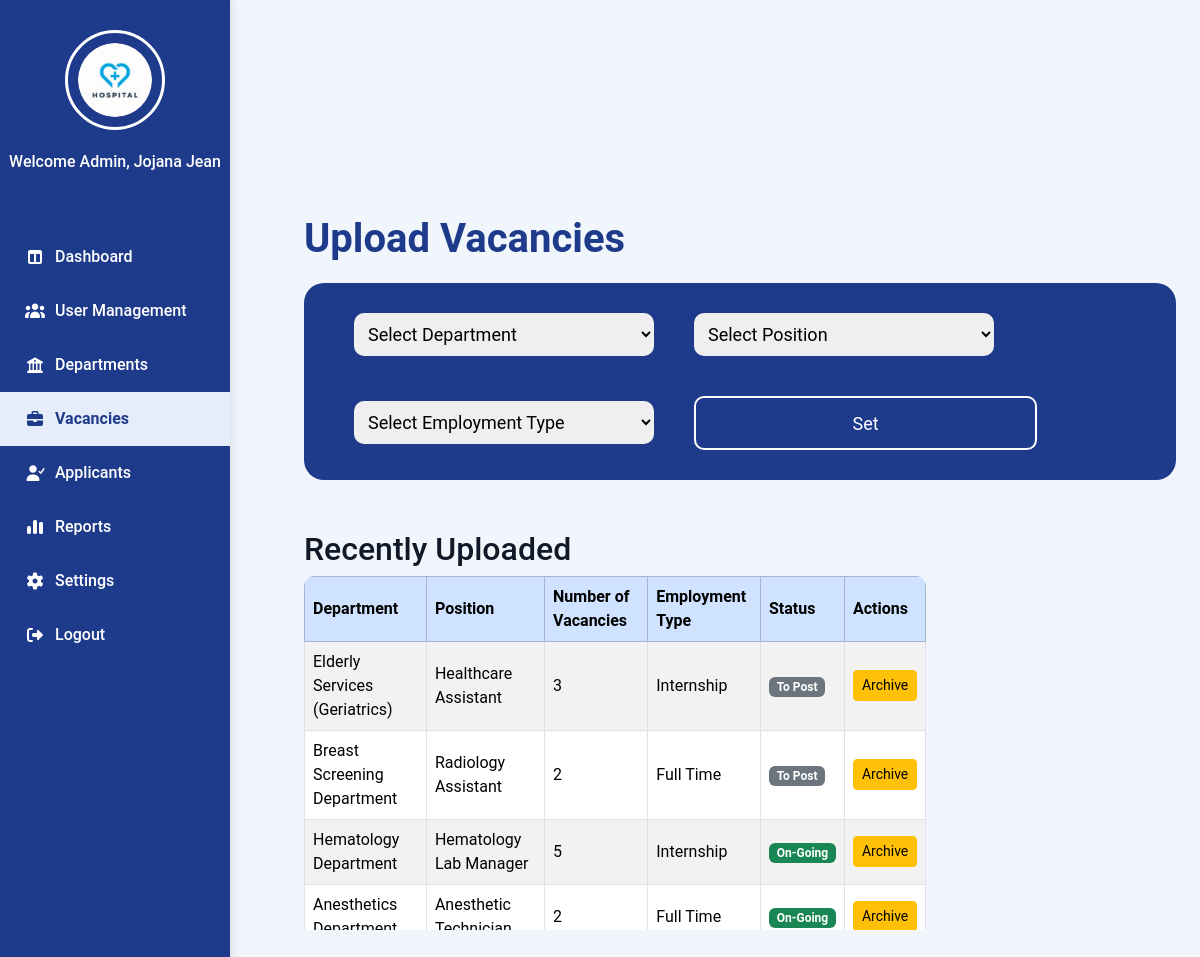
Before: /Admin_Vacancies.php with the older database file.
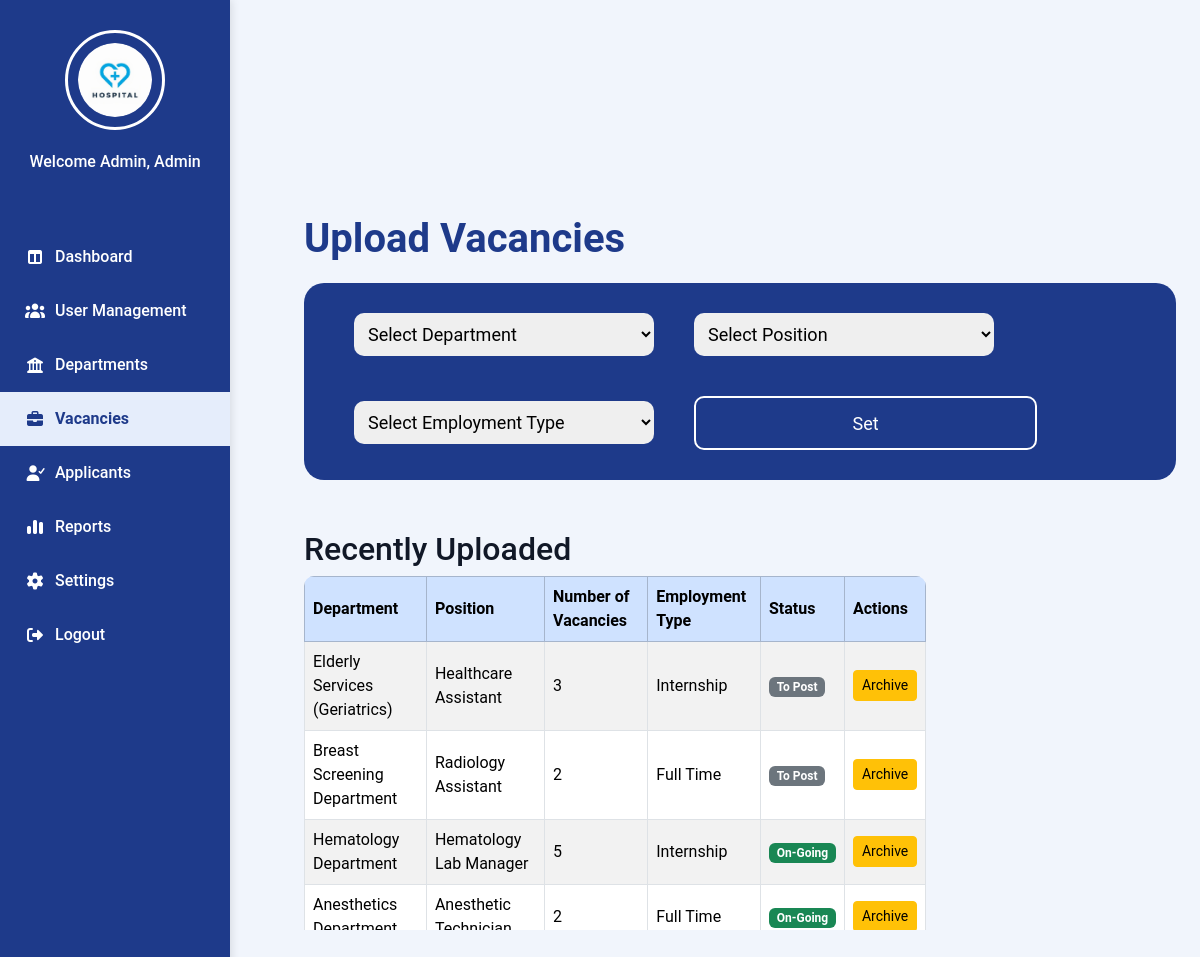
After: the same page with the newer database file.
### tables this page shows
CREATE TABLE `user` (
  `applicant_employee_id` varchar(100) DEFAULT NULL,
  `email` varchar(100) NOT NULL,
  `password` varchar(255) NOT NULL,
  `role` varchar(50) NOT NULL,
  `fullname` varchar(150) NOT NULL,
  `status` varchar(20) NOT NULL,
  `created_at` datetime NOT NULL,
  `profile_pic` varchar(255) DEFAULT NULL,
  `reset_token` varchar(255) NOT NULL,
  `token_expiry` varchar(255) NOT NULL,
  `sub_role` varchar(50) DEFAULT NULL
);

### Admin_Vacancies.php (the view, shortened to what the changed rows need)
<?php
require 'admin/db.connect.php';
$adminQuery = $conn->query("SELECT fullname FROM user WHERE role = 'Admin'");
$adminname = ($adminQuery && $row = $adminQuery->fetch_assoc()) ? $row['fullname'] : 'Admin';
?>
<!DOCTYPE html>
<html lang="en">
<head>
    <link rel="stylesheet" href="admin-sidebar.css">
    <link rel="stylesheet" href="https://cdnjs.cloudflare.com/ajax/libs/font-awesome/7.0.1/css/all.min.css">
    <link rel="stylesheet" href="https://cdn.jsdelivr.net/npm/bootstrap@5.3.3/dist/css/bootstrap.min.css">
</head>
<body>
    <div class="sidebar">
        <div class="sidebar-name">
            <p><?php echo "Welcome Admin, $adminname"; ?></p>
        </div>
    </div>
    <main class="main-content">
        <div class="main-content-header">
            <h1>Upload Vacancies</h1>
        </div>
        <div class="recent-section">
            <h2>Recently Uploaded</h2>
            <table class="table table-bordered table-striped w-75">
                <thead class="table-primary">
                    <tr>
                        <th>Department</th>
                        <th>Position</th>
                        <th>Number of Vacancies</th>
                        <th>Employment Type</th>
                        <th>Status</th>
                        <th>Actions</th>
                    </tr>
                </thead>
            </table>
        </div>
    </main>
</body>
</html>

Changed rows visible on the page:
removed user: fullname "Jojana Jean"
Other visible differences:
$adminname: (not shown) → "Admin"
